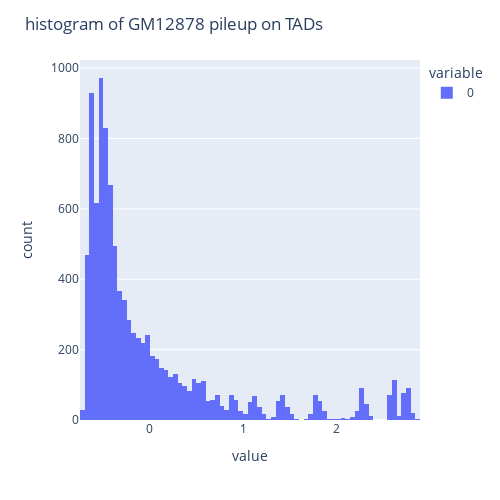

The notebook cell this image was saved under:
### Code cell
fig = px.histogram(
    mat.flatten()
)
fig.update_layout(
    height = 500,
    width = 500,
    title = "histogram of GM12878 pileup on TADs"
)

### Figure 1 — Plotly figure (JSON) as saved in the notebook; plotly's stock layout.template omitted (floating-point values rounded to 4 significant figures; data arrays with more than 128 entries replaced by an {"elided": "..."} marker saying what was removed)
{"data": [{"alignmentgroup": "True", "bingroup": "x", "hovertemplate": "variable=0<br>value=%{x}<br>count=%{y}<extra></extra>", "legendgroup": "0", "marker": {"color": "#636efa", "pattern": {"shape": ""}}, "name": "0", "offsetgroup": "0", "orientation": "v", "showlegend": true, "type": "histogram", "x": {"elided": "10000 float values"}, "xaxis": "x", "yaxis": "y"}], "layout": {"barmode": "relative", "height": 500, "legend": {"title": {"text": "variable"}, "tracegroupgap": 0}, "margin": {"t": 60}, "title": {"text": "histogram of GM12878 pileup on TADs"}, "width": 500, "xaxis": {"anchor": "y", "domain": [0, 1], "title": {"text": "value"}}, "yaxis": {"anchor": "x", "domain": [0, 1], "title": {"text": "count"}}}}
